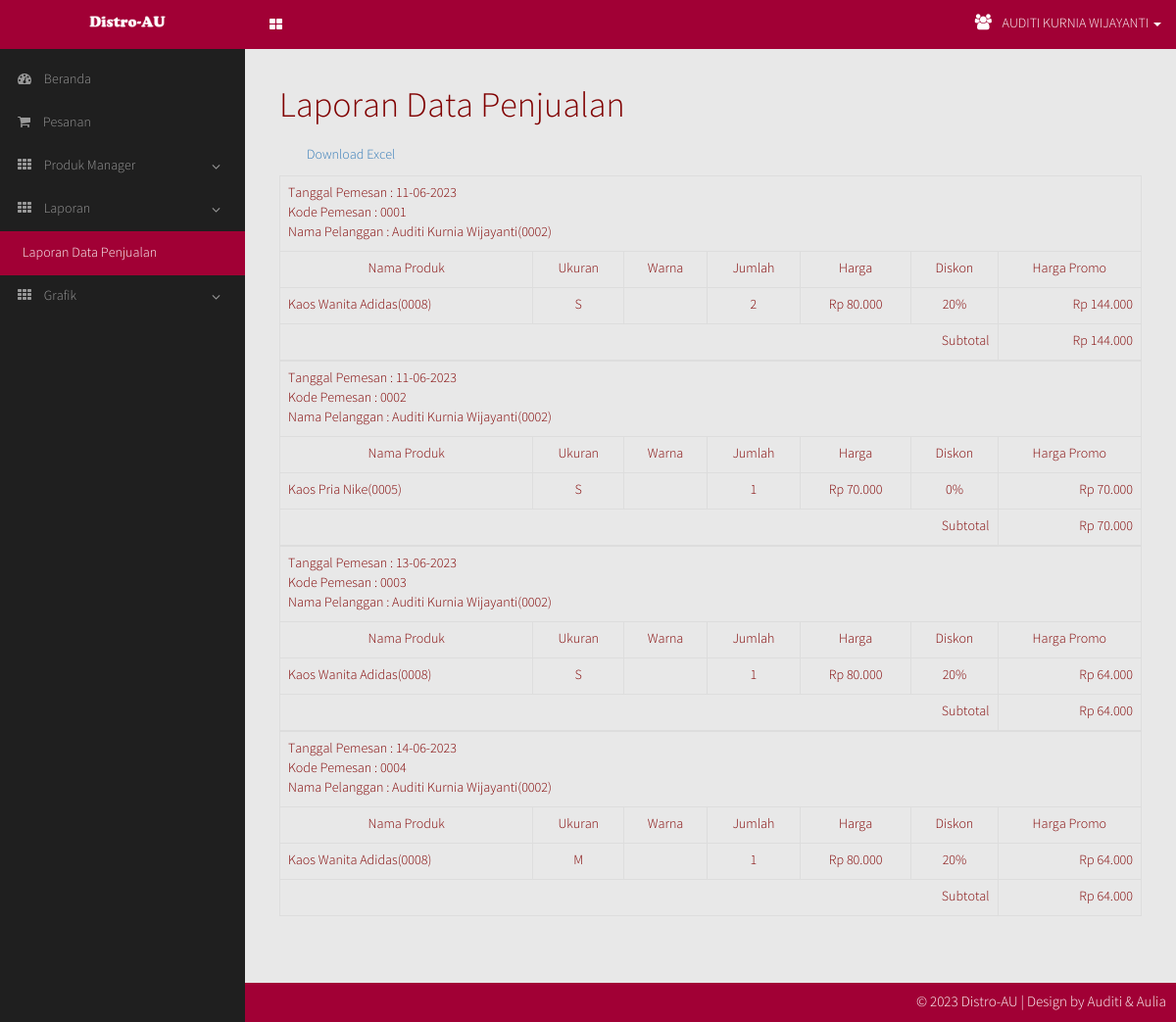
/miiadmin/order_report.php (signed in), run on an earlier commit of the app's database.
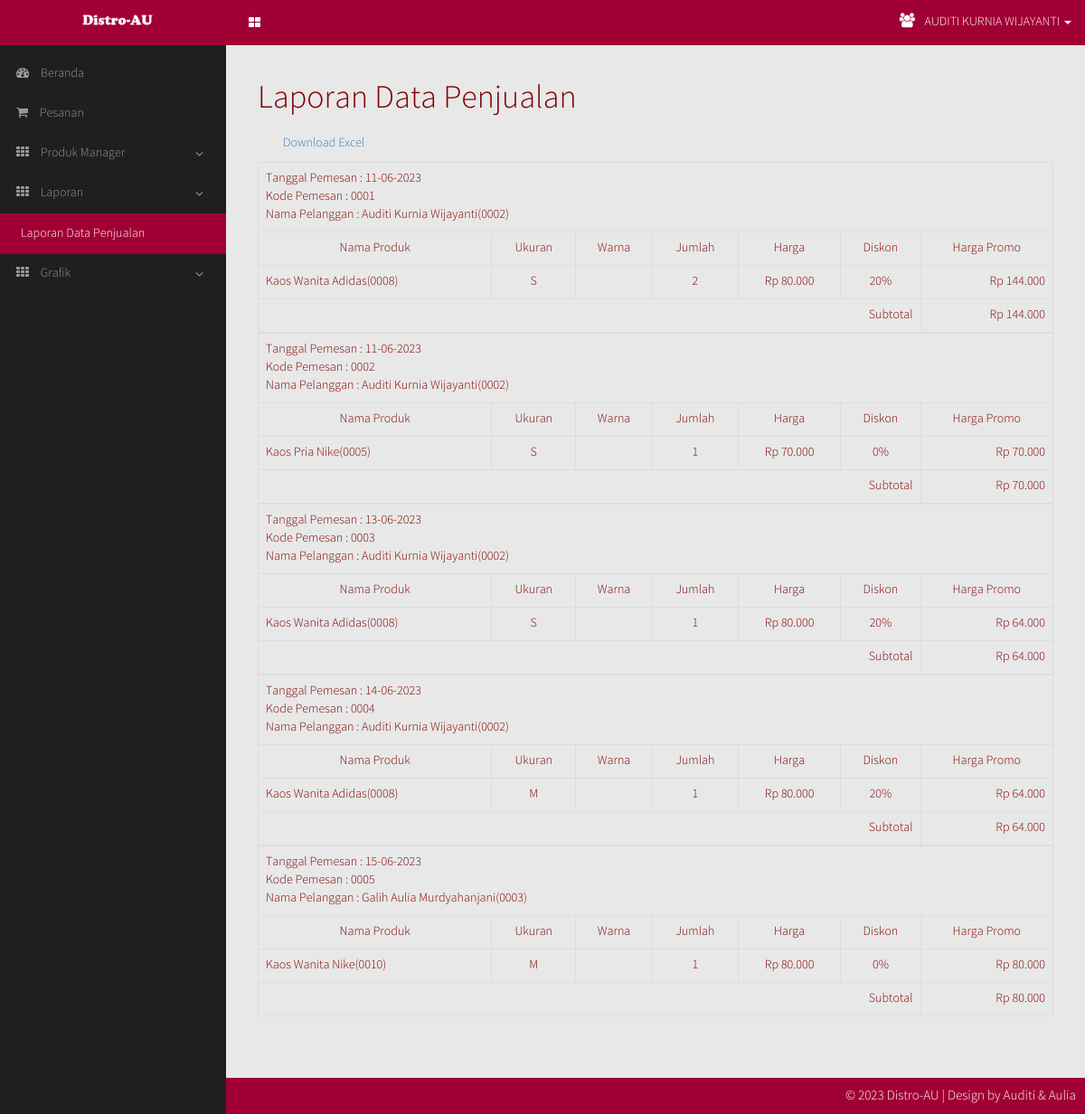
And on a later commit of the database.
### tables this page shows
CREATE TABLE `users` (
  `user_id` int(11) NOT NULL,
  `fullname` varchar(50) NOT NULL,
  `user` varchar(30) NOT NULL,
  `pass` varchar(50) NOT NULL
);

CREATE TABLE `orders` (
  `order_id` varchar(11) NOT NULL,
  `customer_id` varchar(11) NOT NULL,
  `owner_name` varchar(50) NOT NULL,
  `cardbank_type` varchar(12) NOT NULL,
  `card_number` varchar(100) NOT NULL,
  `payment_status` varchar(11) NOT NULL,
  `totals` varchar(11) NOT NULL,
  `creation_date` date NOT NULL,
  `creation_time` time NOT NULL DEFAULT '00:00:00',
  `order_status` varchar(11) NOT NULL,
  `order_valid_date` date NOT NULL,
  `order_valid_time` time NOT NULL DEFAULT '00:00:00'
);

### miiadmin/library.php (called while the page is built, shortened)
<?php
 function fixdate($date) {
	 return date('d-m-Y', strtotime($date));
 }
 ?>

### miiadmin/order_report.php (the view, shortened to what this page needs)
<?php
require_once("connect.php");
if(isset($_COOKIE['user_id']) && $_COOKIE['user_id'] != ''){
	$id = $_COOKIE['user_id'];
}else if(isset($_SESSION['user_id']) && $_SESSION['user_id'] != ''){
	$id = $_SESSION['user_id'];
}else{
	header('location: index.php');
	exit();
}
?>
<!DOCTYPE html>
<html lang="en">
<head>
	<link rel="stylesheet" type="text/css" href="css/bootstrap.min.css" />
	<link rel="stylesheet" type="text/css" href="css/bootstrap-datepicker.min.css" />
	<link rel="stylesheet" type="text/css" href="css/font-awesome.min.css" />
	<link rel="stylesheet" type="text/css" href="css/miiadmin.css" />
	<link rel="stylesheet" type="text/css" href="css/jquery.dataTables.css" />
</head>
<body>
	<?php
	$queryname = mysqli_query($conn, "SELECT * FROM users WHERE user_id = '".$id."'");
	$name = mysqli_fetch_array($queryname);
	?>
	<nav class="navbar navbar-inverse navbar-fixed-top" role="navigation">
		<div class="container-fluid">
			<div class="navbar-header">
				<a href="#main-toggle" id="menu-toggle" class="sidebar-toggle">
				</a>
				<a href="#" class="navbar-brand"><img src="../logo/distroauadmin.png" /></a>
			</div>
			<ul class="nav navbar-nav navbar-right">
				<li class="dropdown user-menu">
					<a class="dropdown-toggle" data-toggle="dropdown">
						<i class="fa fa-users"></i> <?php echo $name['fullname']; ?> <span class="caret"></span>
					</a>
				</li>
			</ul>
		</div>
	</nav>
	<div id="wrapper">
		<aside id="sidebar-wrapper">
			<ul class="sidebar-nav">
				<li><a href="admin.php"><i class="fa fa-dashboard"></i> Beranda</a></li>
				<li><a href="order_confirmation.php"><i class="fa fa-shopping-cart"></i> Pesanan</a></li>
				<li class="sidebar-child"><a href="#"><i class="fa fa-th"></i> Produk Manager <i class="sidebar-fa fa fa-angle-down pull-right"></i></a>
				</li>
				<li class="sidebar-child"><a href="#"><i class="fa fa-th"></i> Laporan <i class="sidebar-fa fa fa-angle-down pull-right"></i></a>
					<ul class="sidebar-second-child" style="display:block;">
						<li class="active"><a href="order_report.php">Laporan Data Penjualan</a></li>
					</ul>
				</li>
				<li class="sidebar-child"><a href="#"><i class="fa fa-th"></i> Grafik<i class="sidebar-fa fa fa-angle-down pull-right"></i></a>
				</li>
			</ul>
		</aside>
		<div id="page-content-wrapper">
			<div class="container-fluid">
				<div class="row">
					<div class="col-lg-12">
						<h1>Laporan Data Penjualan</h1>
						<div style="margin-bottom: 10%;">
							<div class="col-lg-12" style="margin-top: 2px; margin-bottom: 3px;">
								<button type="button" class="btn btn-link" onclick="window.open('excel/report_excel.php');"> Download Excel</button>
							</div>
							<div class="table-responsive">
								<table class="table table-bordered results">
									<?php
									include "library.php";
									$query = 'SELECT o1.creation_date, o1.order_id, o1.fullname, o1.item_name, o1.size, o1.color, o1.qty, o1.price, o1.disc, o1.afterdisc, o1.total FROM
												 (SELECT orders.creation_date, orders.order_id,
												 CONCAT(members.fullname, "(", orders.customer_id, ")") AS fullname,
												 GROUP_CONCAT(CONCAT(order_detail.item_name, "(", order_detail.item_code, ")") SEPARATOR ",") AS item_name,
												 GROUP_CONCAT(order_detail.size) AS size,
												 GROUP_CONCAT(order_detail.color) AS color,
												 GROUP_CONCAT(order_detail.qty) AS qty,
												 GROUP_CONCAT(order_detail.price) AS price,
												 GROUP_CONCAT(order_detail.disc) AS disc,
												 GROUP_CONCAT(order_detail.qty * order_detail.price -(order_detail.price * order_detail.disc / 100)) as afterdisc,
												 SUM(order_detail.qty * order_detail.price -(order_detail.price * order_detail.disc / 100)) AS total
												 FROM order_detail INNER JOIN orders ON orders.order_id = order_detail.order_id
												 INNER JOIN members ON members.member_id = orders.customer_id GROUP BY orders.order_id) o1';
									$result = mysqli_query($conn, $query);
									while($row = mysqli_fetch_assoc($result)){
										$product = explode(",", $row['item_name']);
										$size = explode(",", $row['size']);
										$color = explode(",", $row['color']);
										$qty = explode(",",$row['qty']);
										$price = explode(",", $row['price']);
										$disc = explode(",", $row['disc']);
										$afterdisc = explode(",", $row['afterdisc']);
									?>
									<tbody>
										<tr>
											<td colspan="8">
											Tanggal Pemesan : <?php echo fixdate($row['creation_date']); ?><br/>
											Kode Pemesan : <?php echo $row['order_id']; ?><br/>
											Nama Pelanggan : <?php echo $row['fullname']; ?><br/>
											</td>
										</tr>
										<tr>
											<td align="center">Nama Produk</td>
											<td align="center">Ukuran</td>
											<td align="center">Warna</td>
											<td align="center">Jumlah</td>
											<td align="center">Harga</td>
											<td align="center">Diskon</td>
											<td align="center">Harga Promo</td>
										</tr>
										<tr>
											<td>
											<?php
											foreach($product as $item){
												echo $item."<br/>";
											}
											?>
											</td>
											<td align="center">
											<?php
											foreach($size as $sz){
												echo $sz."<br/>";
											}
											?>
											</td>
											<td align="center">
											<?php
											foreach($color as $clr){
												echo $clr."<br/>";
											}
											?>
											</td>
											<td align="center">
											<?php
											foreach($qty as $qty){
												echo $qty."<br/>";
											}
											?>
											</td>
											<td align="center">
											<?php
											foreach($price as $price){
												echo 'Rp '.number_format($price,0,".",".")."<br/>";
											}
											?>
											</td>
											<td align="center">
											<?php
											foreach($disc as $discount){
												echo $discount."%<br/>";
											}
											?>
											</td>
											<td align="right">
											<?php
											foreach($afterdisc as $special){
												echo 'Rp '.number_format($special,0,".",".")."<br/>";
											}
											?>
											</td>
										</tr>
										<tr>
											<td align="right" colspan="6">Subtotal</td>
											<td align="right"><?php echo 'Rp '.number_format($row['total'],0,".","."); ?></td>
										</tr>
									</tbody>
									<?php
									}
									?>
								</table>
							</div>
						</div>
					</div>
				</div>
			</div>
		</div>
	</div>
	<footer class="footer-bottom">
		<div class="footer-right">
			&copy; 2023 Distro-AU | Design by Auditi & Aulia
		</div>
		<div class="clearfix"></div>
	</footer>
</body>
</html>

### miiadmin/css/miiadmin.css (style rules this page uses)
* { margin: 0; }
html { height: 100%; }
body { font-family: 'Source Sans Pro Light', sans-serif; font-weight: normal; padding: 0; color: #800000; background-color: #E8E8E8; }
h1, h2, h3, h4, h5, h6, p { font-family: 'Source Sans Pro Light', sans-serif; }
.user-menu { display: inline-block; float: right; margin-top: 16px; margin-right: 10px; list-style: none; padding: 0; }
.user-menu .fa { font-size: 16px; margin-right: 8px; }
.navbar-inverse { background: #A10035; border:0; }
.footer-bottom { position: fixed; left: 0; right: 0; bottom: 0; background: #A10035; height: 40px; }
.footer-right { float: right; padding: 10px 10px; font-size: 15px; color: #FFF; }
.navbar-brand img { display: block; width: 80px; margin: 0 auto; }
.navbar-nav > li { position: relative; display: inline-block; margin: 0; padding: 0; height: 50px; }
.navbar-inverse .navbar-nav > li > a { color: #FFF; position: relative; display: block; padding-top: 14px; padding-bottom: 14px; text-transform: uppercase; }
@media (min-width: 768px) { .navbar { border-radius: 0; margin-bottom: 0; } }
@media (min-width: 768px) { .navbar-inverse .navbar-brand { width: 260px; } }
@media (min-width: 768px) { .navbar > .container .navbar-brand, .navbar > .container-fluid .navbar-brand { text-align: center; } }
.sidebar-toggle { float: right; background-image: none; background-color: transparent; padding: 15px; font-family: fontAwesome; color: #FFF; }
.sidebar-toggle:before { content: "\f009"; }
#wrapper { padding-left: 0; -webkit-transition: all 0.5s ease; -moz-transition: all 0.5s ease; -o-transition: all 0.5s ease; transition: all 0.5s ease; }
#sidebar-wrapper { z-index: 1000; position: fixed; overflow-y: auto; left: 250px; width: 0; height: 100%; margin-left: -250px; background: #1F1F1F; -webkit-transition: all 0.5s ease; -moz-transition: all 0.5s ease; -o-transition: all 0.5s ease; transition: all 0.5s ease; }
#page-content-wrapper { width: 100%; position: absolute; margin-top: 50px; }
.sidebar-nav { margin-top: 10px; width: 250px; padding: 0; list-style: none; }
.sidebar-nav > li { display: block; position: relative; }
.sidebar-nav > li > a { display: block; text-decoration: none; color: #999; border-left: 3px solid transparent; padding: 12px 15px 12px; }
.sidebar-nav > li > a > i.fa { margin-right: 10px; }
.sidebar-second-child { list-style: none; padding: 0; margin: 0; display: none; }
ul.sidebar-second-child li:hover, ul.sidebar-second-child li.active { background: rgba(255, 255, 255, 0.1); }
.sidebar-nav ul.sidebar-second-child > li > a { color: #999; display: block; padding: 13px 12px 12px 20px; border-left: 3px solid transparent; }
.sidebar-nav li > a > .pull-right { float: right; text-align: center; margin-top: 3px; min-width: inherit; }
.sidebar-child .sidebar-second-child > li.active > a { background-color: #A10035; color: #FFF; }
@media (min-width: 768px) { #wrapper { padding-left: 250px; } }
@media (min-width: 768px) { #sidebar-wrapper { width: 250px; } }
@media (min-width: 768px) { #page-content-wrapper { padding: 20px; position: relative; } }
.table > tbody > tr > td { vertical-align: middle; }
table.results { margin-top: 10px; }
.table-responsive { overflow-x: inherit; }

What changed in the data, as far as the page shows it:
added orders: creation_date "15-06-2023", order_id "0005", fullname "Galih Aulia Murdyahanjani(0003)", item "Kaos Wanita Nike(0010)", sz "M", qty "1", price "80.000", discount "0", special "80.000", total "80.000"
